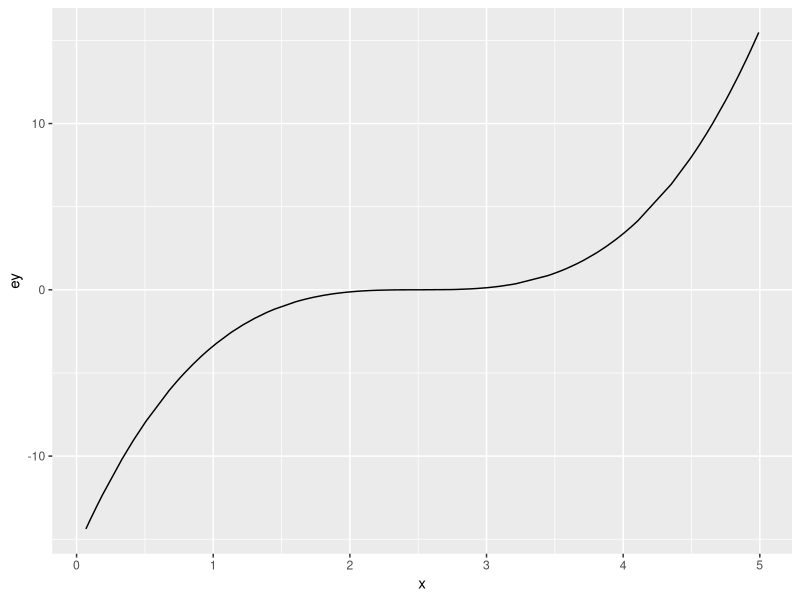
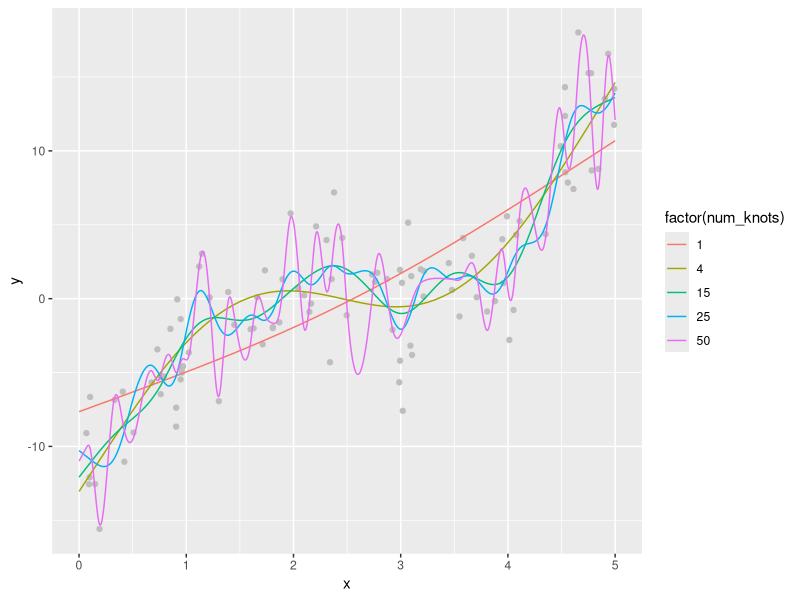
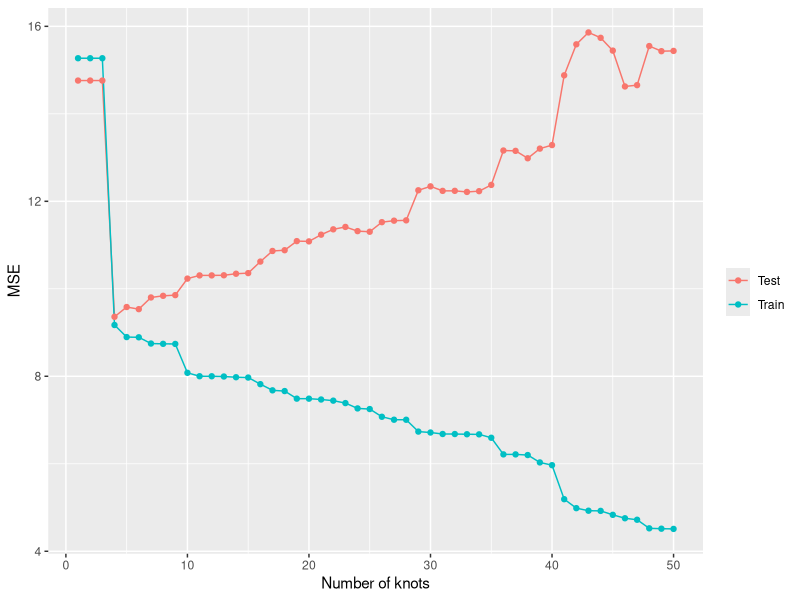
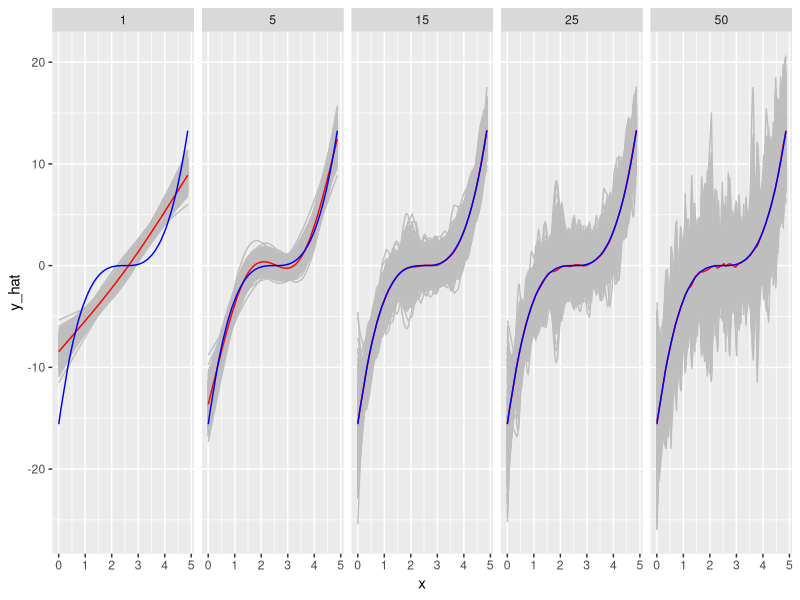
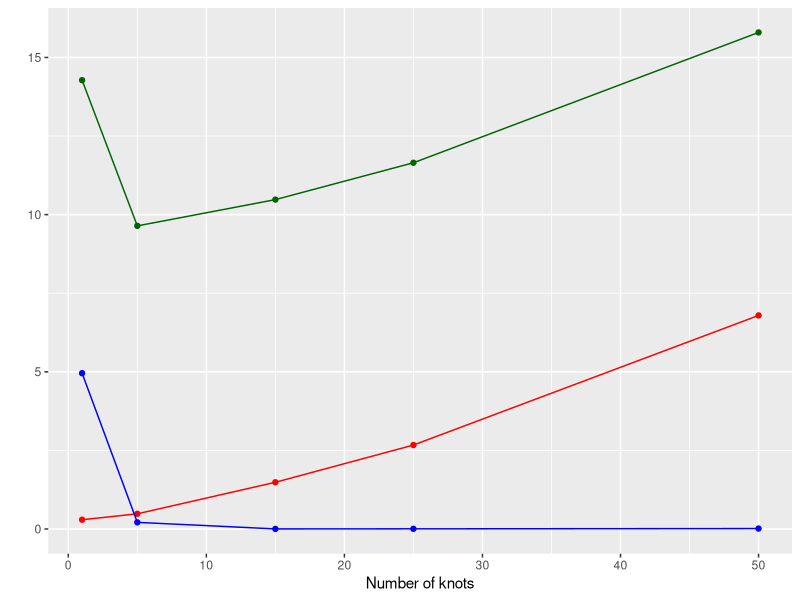
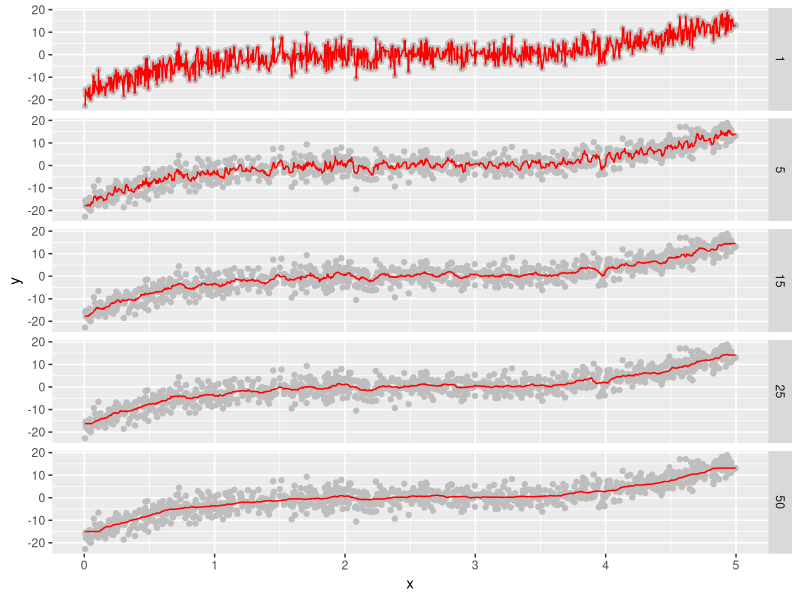
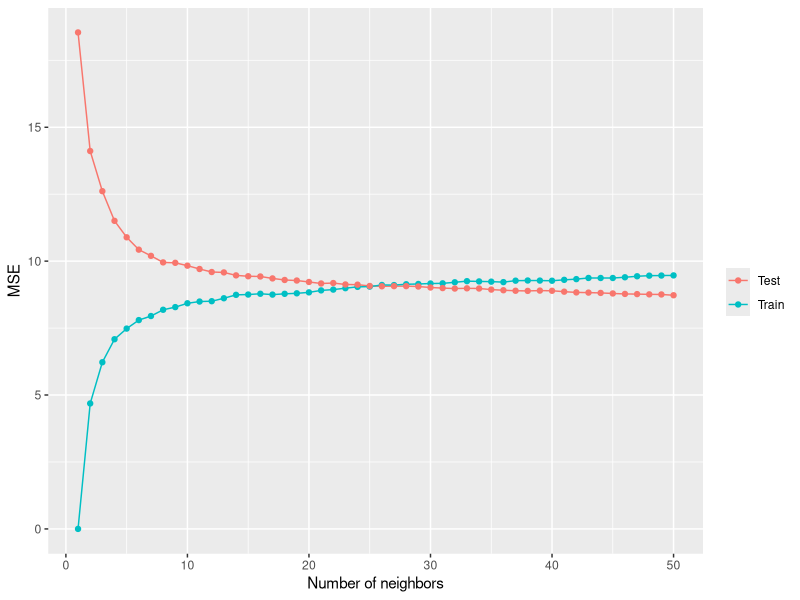

Write the R code that produced these figures, in order.
## ---- chunk 1
#| include: false
library(data.table)
library(tidyverse)
library(mgcv)
library(caret)
library(parallel)
## ---- chunk 2
set.seed(943843)

# define the data generating process
# x fixed
gen_data <- function(x) {
  
  ey <- (x - 2.5)^3 # E[y|x]
  y <- ey + 3 * rnorm(length(x)) # y = E[y|x] + u
  return_data <- data.table(y = y, x = x, ey = ey)

  return(return_data)
}

## generate train data
train_data <- gen_data(x = runif(100) * 5)

  
## generate test data
# test data is large to stabilize test MSE 
test_data <- gen_data(x = runif(10000) * 5)
## ---- chunk 3
ggplot(data = train_data) +
  geom_line(aes(y = ey, x = x))
## ---- chunk 4
est_gam <- function(k, train_data, test_data) 
{

  # define train and test data
  train_data <- copy(train_data)
  test_data <- copy(test_data)

  #--- train a model ---#  
  trained_model <- gam(y ~ s(x, k = k), sp = 0, data = train_data)

  #--- predict y for the train and test datasets ---#
  train_data[, y_hat := predict(trained_model, newdata = train_data)] 
  train_data[, type := "Train"]
  test_data[, y_hat := predict(trained_model, newdata = test_data)] 
  test_data[, type := "Test"]

  #--- combine before returning ---#
  return_data <- 
    rbind(train_data, test_data) %>%
    .[, num_knots := k]

  return(return_data)
}
## ---- chunk 5
#| message: false
#| warning: false
sim_results <- 
  lapply(1:50, function(x) est_gam(x, train_data, test_data)) %>%
  rbindlist()
## ---- chunk 6
#| label: fig-indiv-fit-gam
#| code-fold: true
#| fig-cap: Fitted curves by gam() with different numbers of knots

ggplot(sim_results[num_knots  %in% c(1, 4, 15, 25, 50), ]) +
  geom_point(data = train_data, aes(y = y, x = x), color = "grey") +
  geom_line(aes(y = y_hat, x = x, color = factor(num_knots))) 
## ---- chunk 7
#| label: fig-train-test-mse
#| code-fold: true
#| fig-cap: Train and test MSEs as a function of the number of knots 


#--- get train and test MSEs by k ---#
summary <- 
  sim_results[, .(mse = mean((y_hat - y)^2)), by = .(num_knots, type)]

ggplot(summary) +
  geom_line(aes(y = mse, x = num_knots, color = type)) +
  geom_point(aes(y = mse, x = num_knots, color = type)) +
  xlab("Number of knots") +
  ylab("MSE") +
  scale_color_discrete(name = "")
## ---- chunk 8
#| cache: true

x_train <- runif(100) * 5
# x_test is fixed to make it easier to get average conditonal on a given value of x later  
x_test <- runif(100) * 5

# function that performs steps 1 ~ 3 (a single iteration) 
run_mc <- function(i, x_train, x_test)
{
  print(i) # track progress
  train_data <- gen_data(x_train) # generate data
  test_data <- gen_data(x_test) # generate data
  # run gam for K = 1, ..., 50
  sim_results <- 
    lapply(
      c(1, 5, 15, 25, 50), 
      function(x) est_gam(x, train_data, test_data)
    ) %>%
    rbindlist()

  return(sim_results)
}

# runs run_mc 500 times
mc_results <-
  mclapply(
    1:500,
    function(x) run_mc(x, x_train, x_test),
    mc.cores = 12
  ) %>%
  rbindlist(idcol = "sim_id") 
## ---- chunk 9
#| label: fig-bias-variance-1
#| code-fold: true
#| fig-cap: Bias-variance trade-off of GAM models with differing number of knots

mc_results_sum <- 
    mc_results %>%
    .[type == "Test", ] %>% 
    .[, .(mean_y_hat = mean(y_hat)), by = .(x, ey, num_knots)]

ggplot() +
    geom_line(data = mc_results[type == "Test", ], aes(y = y_hat, x = x, group = sim_id), color = "gray") +
    geom_line(data = mc_results_sum, aes(y = mean_y_hat, x = x), color = "red") +
    geom_line(data = mc_results_sum, aes(y = ey, x= x), color = "blue") +
    facet_wrap(. ~ num_knots, ncol = 5)

## ---- chunk 10
#| label: fig-bias-variance-summary
#| code-fold: true
#| fig-cap: Expected variance of predicted values and bias 

sum_stat <- 
  mc_results %>%
  .[type == "Test", ] %>% 
  .[
    , 
    .(
      var_hat = var(y_hat), # varianc of y_hat
      bias_sq = mean(y_hat - ey)^2, # squared bias
      mse = mean((y - y_hat)^2)
    ),
    by = .(x, num_knots)
  ] %>%
  .[
    ,
    .(
      mean_var_hat = mean(var_hat),
      mean_bias_sq = mean(bias_sq),
      mean_mse = mean(mse)
    ),
    by = .(num_knots)
  ]

ggplot(data = sum_stat) +
  geom_line(aes(y = mean_var_hat, x = num_knots), color = "red") +
  geom_point(aes(y = mean_var_hat, x = num_knots), color = "red") +
  geom_line(aes(y = mean_bias_sq, x = num_knots), color = "blue") +
  geom_point(aes(y = mean_bias_sq, x = num_knots), color = "blue") +
  geom_line(aes(y = mean_mse, x = num_knots), color = "darkgreen") +
  geom_point(aes(y = mean_mse, x = num_knots), color = "darkgreen") +
  ylab("") +
  xlab("Number of knots")

## ---- chunk 11

fit_knn <- function(k, train_data, test_data) 
{

  # define train and test data
  train_data <- copy(train_data)
  test_data <- copy(test_data)

  #--- train a model ---#  
  trained_model <- knnreg(y ~ x, k = k, data = train_data)

  #--- predict y for the train and test datasets ---#
  train_data[, y_hat := predict(trained_model, newdata = train_data)] 
  train_data[, type := "Train"]
  test_data[, y_hat := predict(trained_model, newdata = test_data)] 
  test_data[, type := "Test"]

  #--- combine before returning ---#
  return_data <- 
    rbind(train_data, test_data) %>%
    .[, num_nbs := k]

  return(return_data)
}
## ---- chunk 12
#| message: false
#| warning: false

## generate train data
train_data <- gen_data(x = runif(1000) * 5)
  
## generate test data
test_data <- gen_data(x = runif(1000) * 5)

sim_results <- 
  lapply(1:50, function(x) fit_knn(x, train_data, test_data)) %>%
  rbindlist()
## ---- chunk 13
#| label: fig-indiv-fit-knn
#| code-fold: true
#| fig-cap: Fitted curves by knnreg() with different numbers of neighbors
#| fig-height: 9

ggplot(sim_results[num_nbs  %in% c(1, 5, 15, 25, 50), ]) +
  geom_point(data = train_data, aes(y = y, x = x), color = "gray") +
  geom_line(aes(y = y_hat, x = x), color = "red") +
  facet_grid(num_nbs ~ .)
## ---- chunk 14
#| label: fig-train-test-mse-knn
#| code-fold: true
#| fig-cap: Train and test MSEs as a function of the number of knots 

#--- get train and test MSEs by k ---#
summary <- 
  sim_results[, .(mse = mean((y_hat - y)^2)), by = .(num_nbs, type)]

ggplot(summary) +
  geom_line(aes(y = mse, x = num_nbs, color = type)) +
  geom_point(aes(y = mse, x = num_nbs, color = type)) +
  xlab("Number of neighbors") +
  ylab("MSE") +
  scale_color_discrete(name = "")
